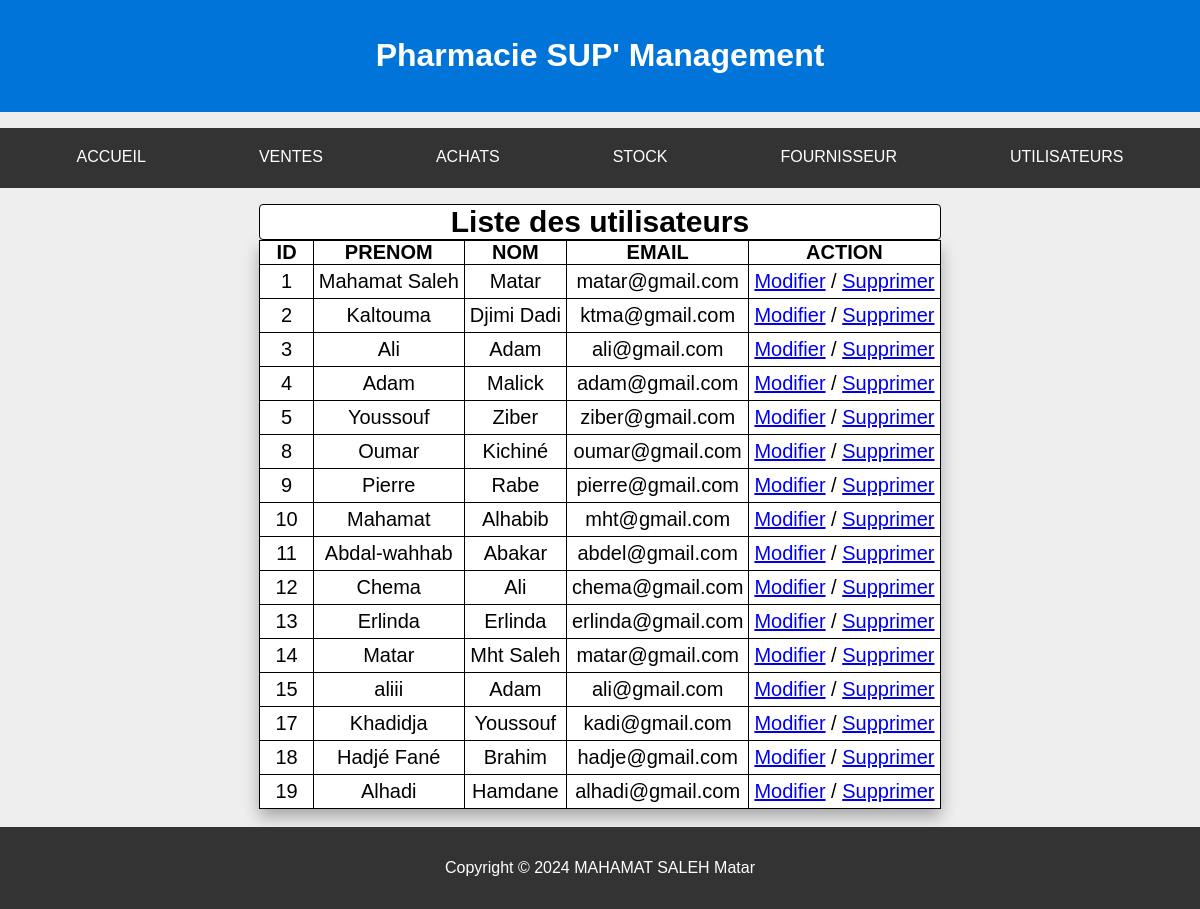
The page /users.php on the database its author committed.
### tables this page shows
CREATE TABLE `users` (
  `id` int(11) NOT NULL,
  `prenom` varchar(50) NOT NULL,
  `nom` varchar(50) NOT NULL,
  `email` varchar(64) NOT NULL,
  `password` varchar(64) NOT NULL
);

### users.php (the view, shortened to what this page needs)
<!DOCTYPE html>
<html lang="en">
<head>
    <link rel="stylesheet" href="style.css">
</head>
<body style="margin: 0; padding: 0; ">
    <?php
        require_once(__DIR__."/connexion_bdd.php");
        require_once(__DIR__ . "/header.php");
        $reqSlct = "SELECT * FROM users";
        $selection = $bdd -> prepare($reqSlct);
        $selection -> execute();
        $users = $selection -> fetchAll();
    ?>
    <table class="usersTable">
        <caption>Liste des utilisateurs</caption>
       <thead>
            <th>&nbsp;&nbsp;ID&nbsp;&nbsp;</th>
            <th>PRENOM</th>
            <th>NOM</th>
            <th>EMAIL</th>
            <th>ACTION</th>
       </thead>
       <?php foreach($users as $user): ?>
       <tbody>
            <tr>
                <td><?php echo $user['id']; ?></td>
                <td><?php echo $user['prenom']; ?></td>
                <td><?php echo $user['nom']; ?></td>
                <td><?php echo $user['email']; ?></td>
                <td><a href="update.php?id=<?php echo $user['id']; ?>">Modifier</a>  / <a href="delete.php?id=<?php echo $user['id']; ?>">Supprimer</a></td>
            </tr>
        </tbody>
        <?php endforeach; ?>
    </table><br>
        <?php
            require_once(__DIR__ . "/footer.php");
        ?>
    </body>
</html>

### style.css (style rules this page uses)
body { font-family: Arial, sans-serif; margin: 0; padding: 0; }
.tableauVente th,td { text-align: center; padding: 5px; }
body { background: #eee; font-family: Arial, sans-serif; margin: 0; padding: 0; }
table { margin: auto; font-size: 20px; background: white; border-radius: 4px; box-shadow: 0 8px 16px rgba(0, 0, 0, .3); border-collapse: collapse; }
caption { font-size: 20px; background: white; border-radius: 4px; border-collapse: collapse; }
th { padding: 0 5px 0 5px; border: 1px solid black; text-align: center; }
th, td, caption { border: 1px solid black; text-align: center; }
caption { font-size: 30px; font-weight: bold; }

### rows shown on the page
users: id "1", prenom "Mahamat Saleh", nom "Matar", email "matar@gmail.com"
users: id "2", prenom "Kaltouma", nom "Djimi Dadi", email "ktma@gmail.com"
users: id "3", prenom "Ali", nom "Adam", email "ali@gmail.com"
users: id "4", prenom "Adam", nom "Malick", email "adam@gmail.com"
users: id "5", prenom "Youssouf", nom "Ziber", email "ziber@gmail.com"
users: id "8", prenom "Oumar", nom "Kichiné", email "oumar@gmail.com"
users: id "9", prenom "Pierre", nom "Rabe", email "pierre@gmail.com"
users: id "10", prenom "Mahamat", nom "Alhabib", email "mht@gmail.com"
users: id "11", prenom "Abdal-wahhab", nom "Abakar", email "abdel@gmail.com"
users: id "12", prenom "Chema", nom "Ali", email "chema@gmail.com"
users: id "13", prenom "Erlinda", nom "Erlinda", email "erlinda@gmail.com"
users: id "14", prenom "Matar", nom "Mht Saleh", email "matar@gmail.com"
users: id "15", prenom "aliii", nom "Adam", email "ali@gmail.com"
users: id "17", prenom "Khadidja", nom "Youssouf", email "kadi@gmail.com"
users: id "18", prenom "Hadjé Fané", nom "Brahim", email "hadje@gmail.com"
users: id "19", prenom "Alhadi", nom "Hamdane", email "alhadi@gmail.com"
